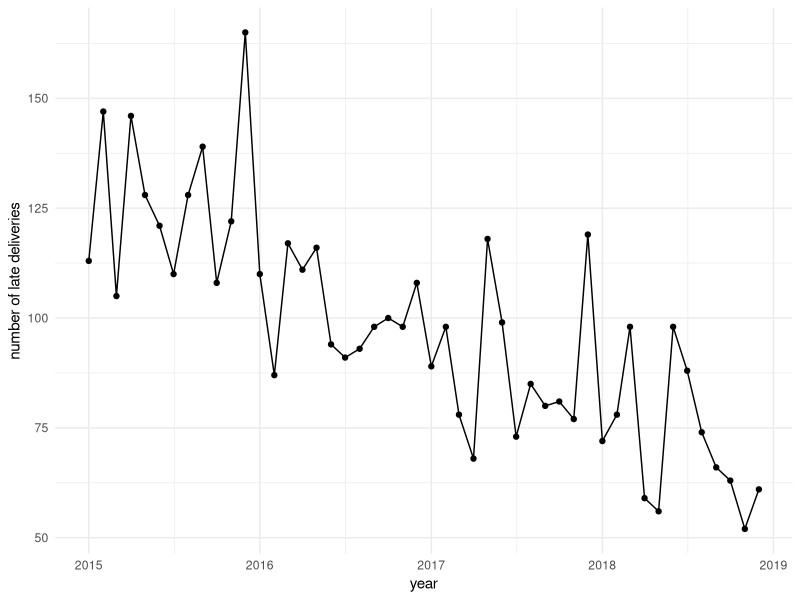
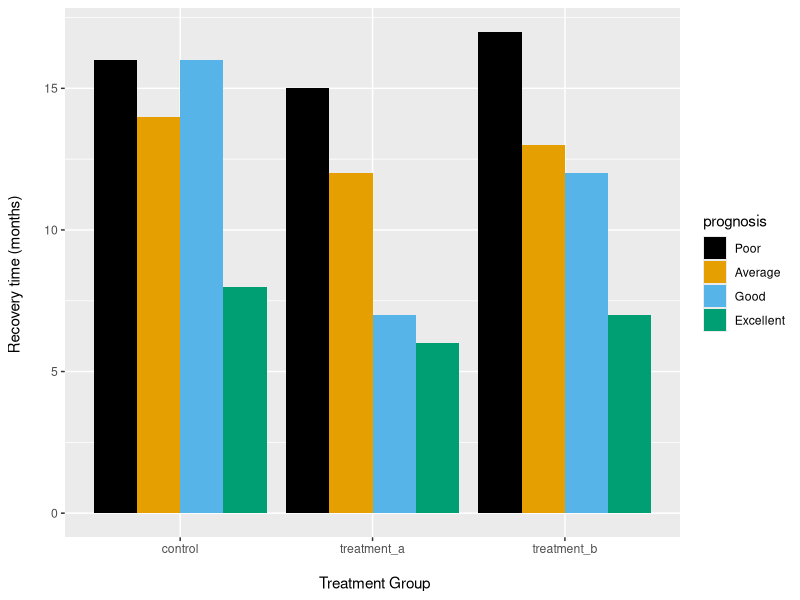
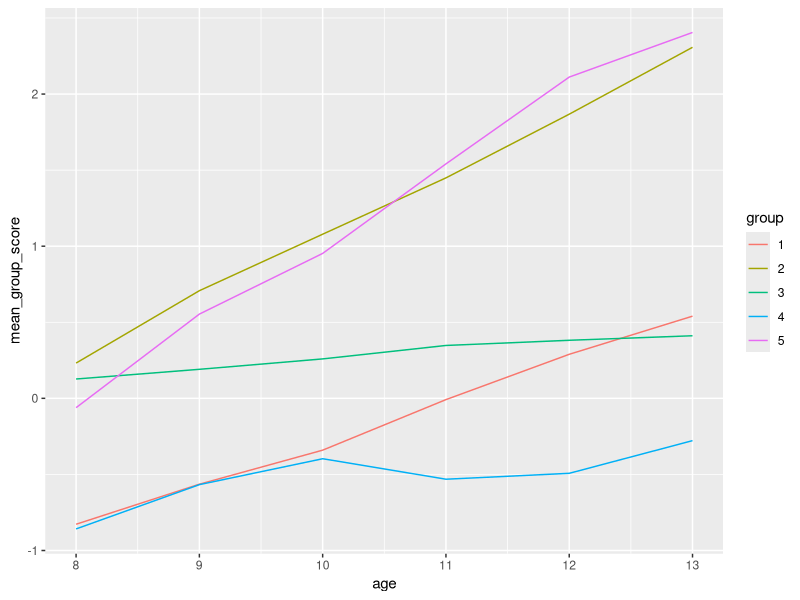
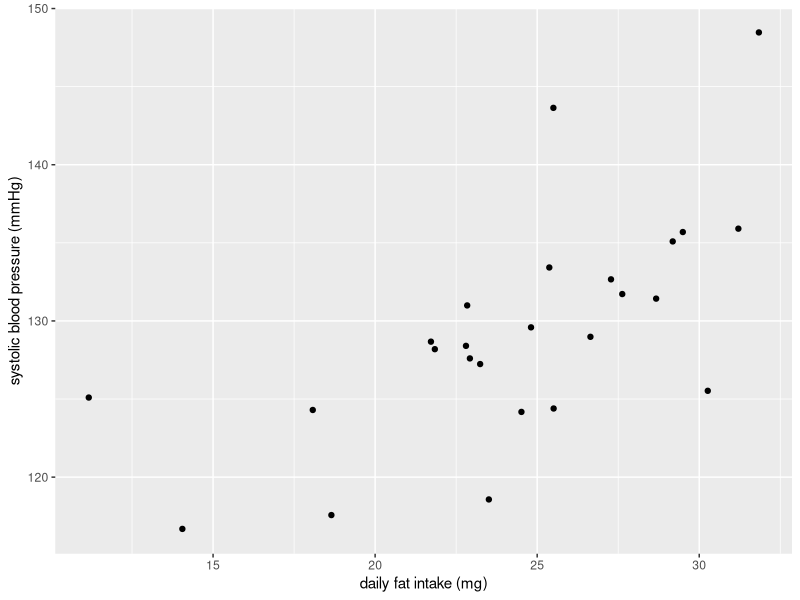
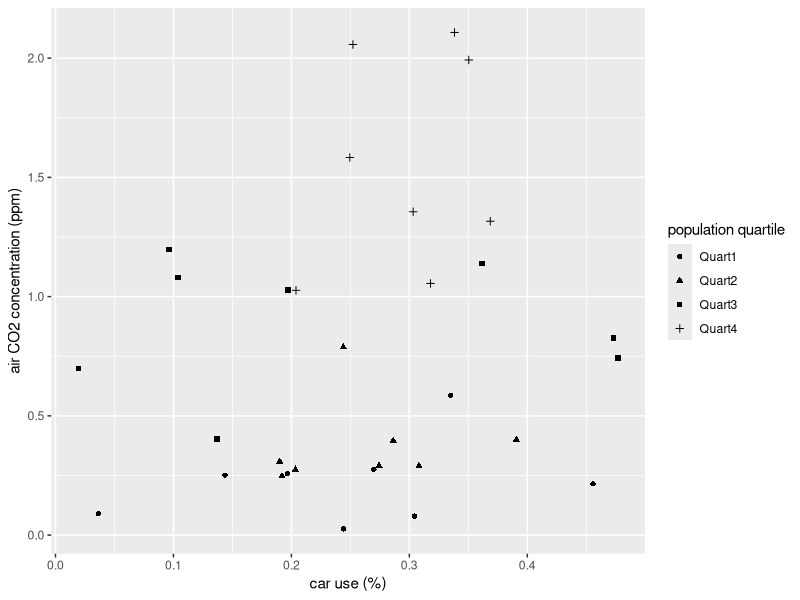
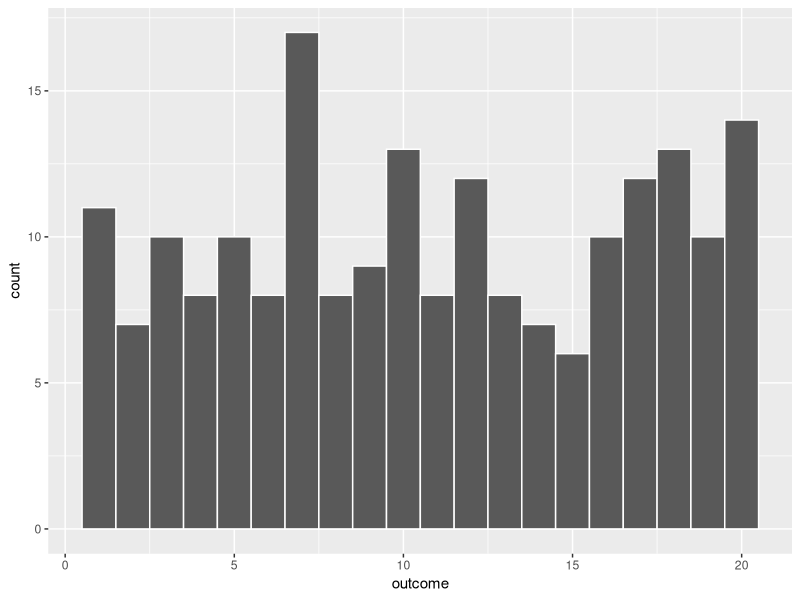
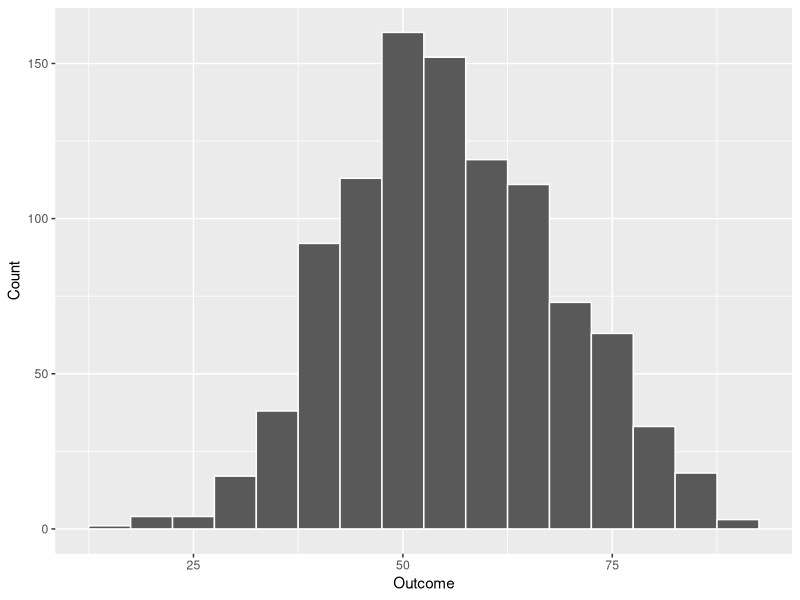
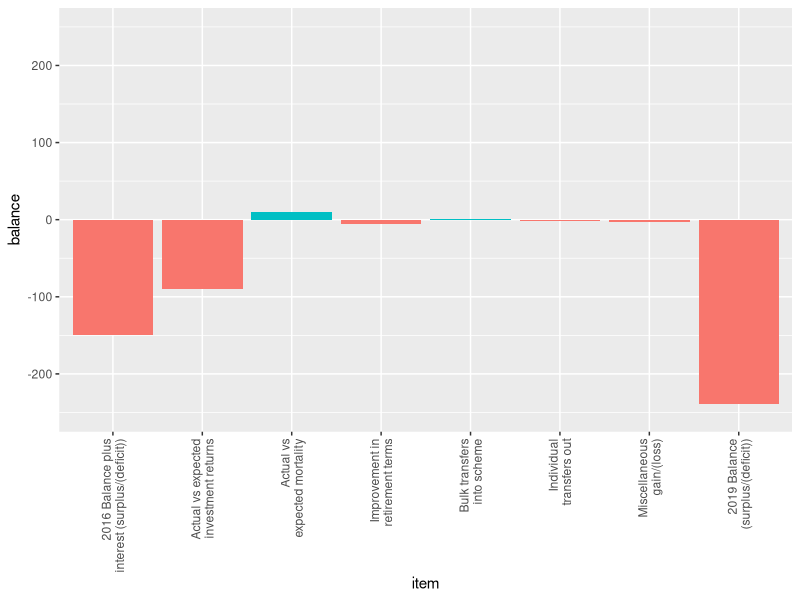

R code for these plots, in order:
## ---- chunk 1
knitr::opts_chunk$set(echo = TRUE, fig.align = 'center')
## ---- chunk 2
library(tidyverse)
library(ggthemes)

# All answers here are just suggestions - you may have better answers!
## ---- chunk 3
late_deliveries <- read_csv("data/late_deliveries.csv")

ggplot(late_deliveries) +
  aes(x = date, y = late_deliveries) +
  geom_line() + 
  geom_point() + 
  labs(x = "year", y = "number of late deliveries") + 
  theme_minimal()
## ---- chunk 4
recovery_times <- read_csv("data/recovery_times.csv")

recovery_times <- recovery_times %>%
  mutate(prognosis = fct_relevel(prognosis, "Poor", "Average", "Good", "Excellent"))

  ggplot(recovery_times) +
  aes(x = treatment_group, y = recovery, fill = prognosis) +
  geom_col(position = "dodge") + 
  labs(x = "\n Treatment Group", y = "Recovery time (months) \n") + 
  scale_fill_colorblind()
## ---- chunk 5
fitness_levels <- read_csv("data/fitness_levels.csv")

fitness_levels %>%
  group_by(group, age) %>% 
  mutate(mean_group_score = mean(fitness_score)) %>%
  mutate(group = as_factor(group)) %>% 
  ggplot() +
  aes(x = age, y = mean_group_score, group = group, colour = group) +
  geom_line()
## ---- chunk 6
blood_pressure <- read_csv("data/blood_pressure.csv")

ggplot(blood_pressure) +
  aes(
    x = daily_saturated_fat_intake_mg,
    y = systolic_blood_pressure_mm_hg
  ) +
  geom_point() + 
  labs(x = "daily fat intake (mg)", y = "systolic blood pressure (mmHg)")
## ---- chunk 7
car_use <- read_csv("data/car_use.csv")

car_use %>%
  summarise(
    min_pop = min(population),
    max_pop = max(population)
  )

# cut population into quartiles
car_use <- car_use %>%
  mutate(
    population_cat = cut_number(
      x = population,
      n = 4, 
      labels = c("Quart1", "Quart2", "Quart3", "Quart4")
    )
  )

ggplot(car_use) +
  aes(
    x = car_use_percent,
    y = air_so2_concentration_ppm,
    shape = population_cat
  ) +
  geom_point() + 
  labs(x = "car use (%)", y = "air CO2 concentration (ppm)", shape = "population quartile")
## ---- chunk 8
d20_outcomes <- read_csv("data/d20_outcomes.csv")

ggplot(d20_outcomes) +
  aes(x = outcome) +
  geom_histogram(bins = 20, col = "white") 
## ---- chunk 9

d20x5_outcomes <- read_csv("data/d20x5_outcomes.csv")

ggplot(d20x5_outcomes) +
  aes(x = outcome) +
  geom_histogram(binwidth = 5, col = "white") + 
  labs(x = "Outcome",
       y = "Count")
## ---- chunk 10
pension_surplus <- read_csv("data/pension_surplus.csv")

#ensure order is retained as has meaning 
pension_surplus <- pension_surplus %>%
                      mutate(item = factor(item, levels = item))

ggplot(pension_surplus) +
  aes(x = item, y = balance, fill = balance > 0) +
  geom_col(show.legend = FALSE) +
  scale_x_discrete(
    labels = c(
      "2016 Balance plus interest (surplus/(deficit))" = "2016 Balance plus\ninterest (surplus/(deficit))",
      "Actual vs expected investment returns"	= "Actual vs expected\ninvestment returns",
      "Actual vs expected mortality" = "Actual vs\nexpected mortality",
      "Improvement in retirement terms" = "Improvement in\nretirement terms",
      "Bulk transfers into scheme" = "Bulk transfers\ninto scheme",
      "2019 Balance (surplus/(deficit))" = "2019 Balance\n(surplus/(deficit))",
      "Individual transfers out" = "Individual\ntransfers out",
      "Miscellaneous gain/(loss)" = "Miscellaneous\ngain/(loss)"
      
    )
  ) +
  theme(axis.text.x = element_text(angle = 90, hjust = 1, vjust = 0.5)) +
  ylim(-250, 250)
## ---- chunk 11
pension_liabilities <- read_csv("data/pension_liabilities.csv")

pension_liabilities <- pension_liabilities %>%
  mutate(liability_type = recode(liability_type, "widowed_people" = "widowed people"))

ggplot(pension_liabilities) +
  aes(x = year, y = liability_millions, fill = liability_type) +
  geom_col() + 
  scale_x_continuous(breaks = unique(pension_liabilities$year)) +
  scale_fill_colorblind() +
  labs(y = "liability (millions)", fill = "type of liability")
